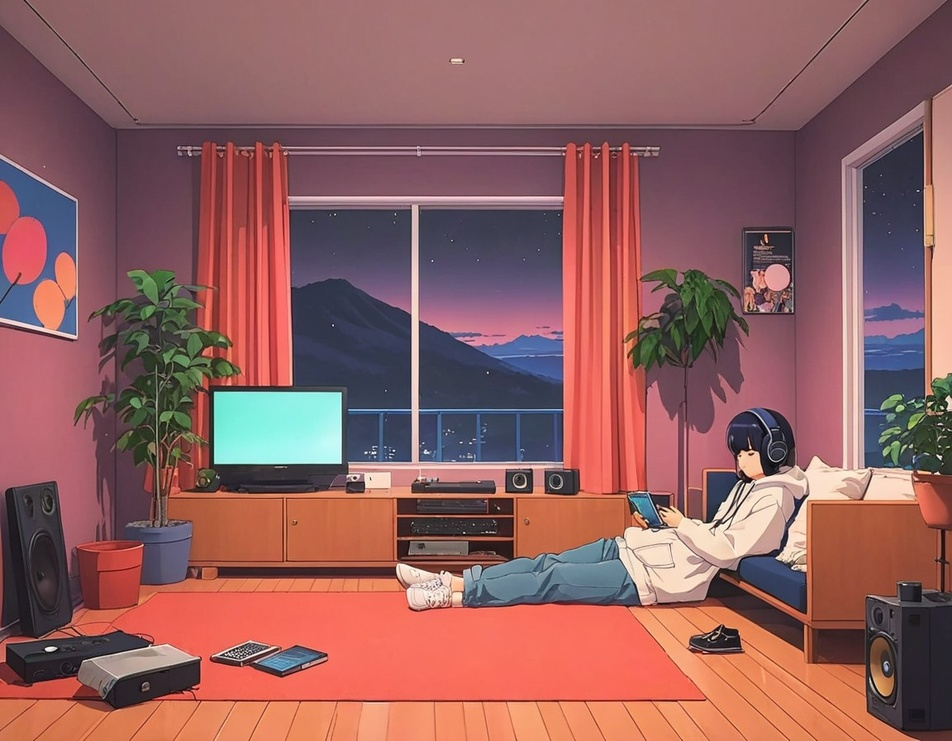
#> input picture 3D Transformations/your_image.jpg, 952 x 741 px, shrunk from 1152 x 896 before the run
$ python basic_stereo.py
#> lines starting #> are read from the running program, lines starting #| are printed output that depends on the picture
#> further down, image is the input picture: shape (741, 952, 3); mean B, G, R 95.3, 96.5, 146.3
import cv2
import numpy as np
import os
import matplotlib.pyplot as plt

# Ensure the output directory exists
output_dir = 'output_3d_transformations'
if not os.path.exists(output_dir):
    os.makedirs(output_dir)


# Function to create a basic stereoscopic effect
def create_stereoscopic_effect(image, shift=10):
#> called with shift = 10
    height, width, _ = image.shape
#> height = 741; width = 952
    left_image = image[:, :-shift]  # Shift left image to create parallax
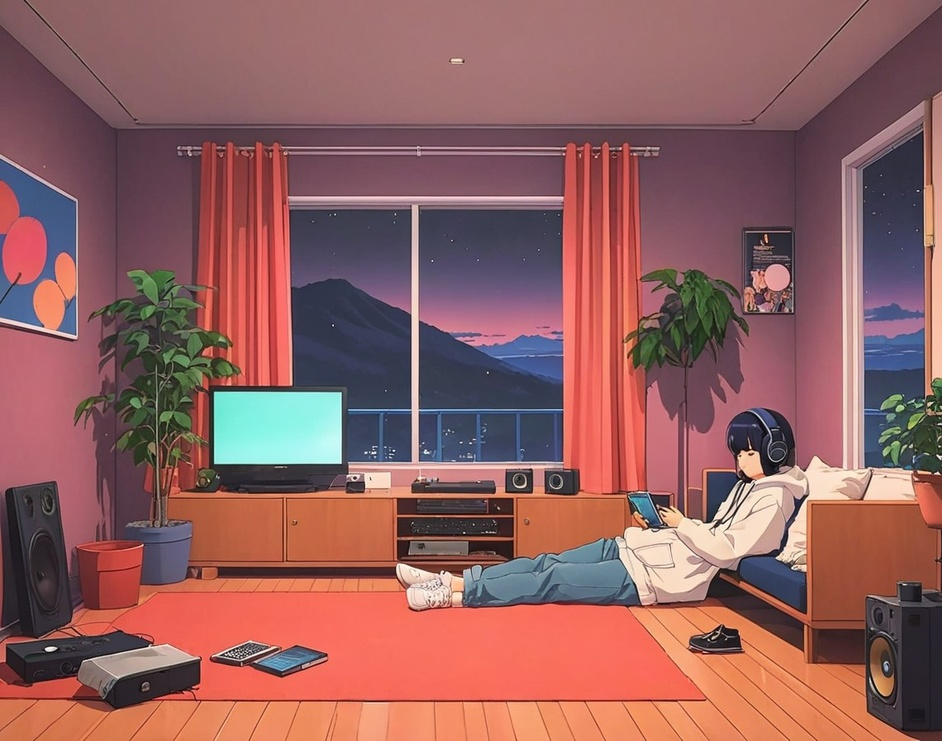
#> left_image: shape (741, 942, 3); mean B, G, R 95.4, 96.5, 146.4
    right_image = image[:, shift:]  # Shift right image
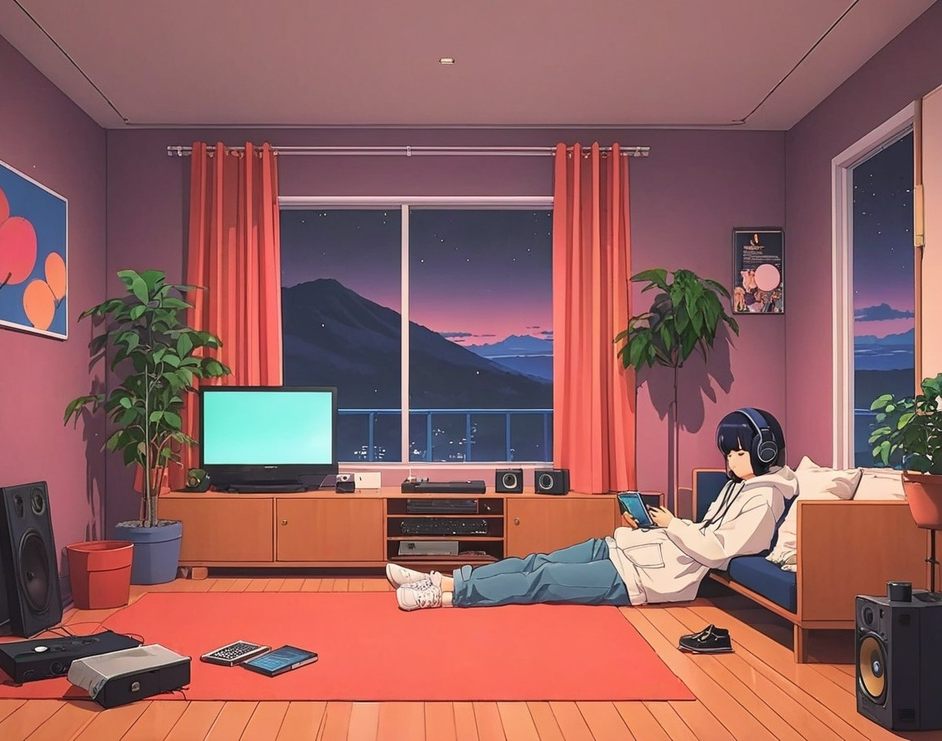
#> right_image: shape (741, 942, 3); mean B, G, R 95.4, 96.7, 146.4
    stereoscopic_image = np.zeros((height, width, 3), dtype=np.uint8)
    stereoscopic_image[:, :width//2] = left_image[:, :width//2]  # Left half from left image
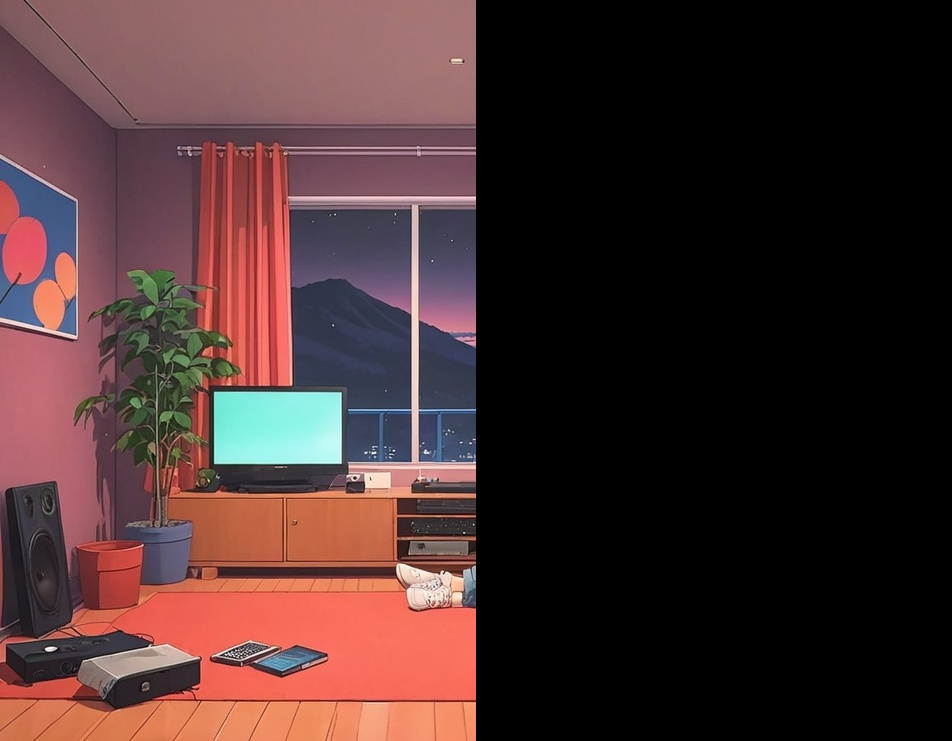
#> stereoscopic_image: shape (741, 952, 3); mean B, G, R 46.7, 46.9, 71.3
    stereoscopic_image[:, width//2:] = right_image[:, width//2-shift:]  # Right half from right image
    return stereoscopic_image

# Load the image
image_path = 'your_image.jpg'  # Replace with your image path
image = cv2.imread(image_path)

if image is None:
    raise FileNotFoundError(f"Image not found at path: {image_path}")

# Apply stereoscopic effect
stereoscopic_image = create_stereoscopic_effect(image)
stereoscopic_image_path = os.path.join(output_dir, 'stereoscopic_image.jpg')
cv2.imwrite(stereoscopic_image_path, stereoscopic_image)

plt.imshow(cv2.cvtColor(stereoscopic_image, cv2.COLOR_BGR2RGB))
plt.axis('off')
plt.title('Stereoscopic Effect')
plt.show()

print(f'Stereoscopic image created and saved as "{stereoscopic_image_path}".')
